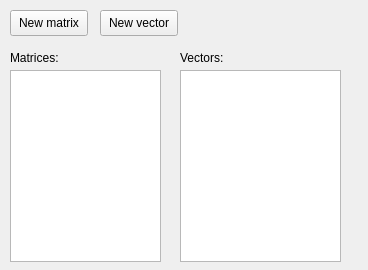
<?xml version="1.0" encoding="UTF-8"?>
<ui version="4.0">
 <class>MainWindow</class>
 <widget class="QMainWindow" name="MainWindow">
  <property name="geometry">
   <rect>
    <x>0</x>
    <y>0</y>
    <width>368</width>
    <height>270</height>
   </rect>
  </property>
  <property name="windowTitle">
   <string>Matrix editor</string>
  </property>
  <widget class="QWidget" name="centralWidget">
   <widget class="QPushButton" name="newMatrixButton">
    <property name="geometry">
     <rect>
      <x>10</x>
      <y>10</y>
      <width>78</width>
      <height>26</height>
     </rect>
    </property>
    <property name="text">
     <string>New matrix</string>
    </property>
   </widget>
   <widget class="QLabel" name="matricesLabel">
    <property name="geometry">
     <rect>
      <x>10</x>
      <y>50</y>
      <width>55</width>
      <height>16</height>
     </rect>
    </property>
    <property name="text">
     <string>Matrices:</string>
    </property>
   </widget>
   <widget class="QPushButton" name="newVectorButton">
    <property name="geometry">
     <rect>
      <x>100</x>
      <y>10</y>
      <width>78</width>
      <height>26</height>
     </rect>
    </property>
    <property name="text">
     <string>New vector</string>
    </property>
   </widget>
   <widget class="QListWidget" name="matricesList">
    <property name="geometry">
     <rect>
      <x>10</x>
      <y>70</y>
      <width>151</width>
      <height>192</height>
     </rect>
    </property>
   </widget>
   <widget class="QLabel" name="vectorsLabel">
    <property name="geometry">
     <rect>
      <x>180</x>
      <y>50</y>
      <width>55</width>
      <height>16</height>
     </rect>
    </property>
    <property name="text">
     <string>Vectors:</string>
    </property>
   </widget>
   <widget class="QListWidget" name="vectorsList">
    <property name="geometry">
     <rect>
      <x>180</x>
      <y>70</y>
      <width>161</width>
      <height>192</height>
     </rect>
    </property>
   </widget>
  </widget>
 </widget>
 <layoutdefault spacing="6" margin="11"/>
 <resources/>
 <connections/>
</ui>
